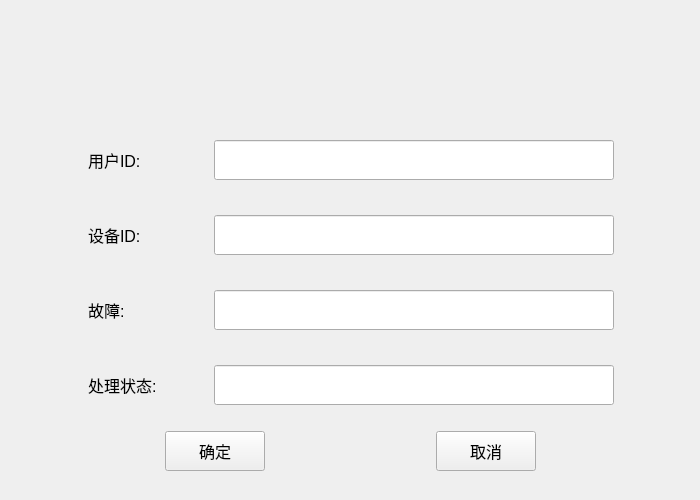
<?xml version="1.0" encoding="UTF-8"?>
<ui version="4.0">
 <class>RaddWidget</class>
 <widget class="QWidget" name="RaddWidget">
  <property name="geometry">
   <rect>
    <x>0</x>
    <y>0</y>
    <width>700</width>
    <height>500</height>
   </rect>
  </property>
  <property name="minimumSize">
   <size>
    <width>700</width>
    <height>500</height>
   </size>
  </property>
  <property name="windowTitle">
   <string>增加报修事务</string>
  </property>
  <widget class="QLabel" name="datel">
   <property name="geometry">
    <rect>
     <x>140</x>
     <y>40</y>
     <width>420</width>
     <height>101</height>
    </rect>
   </property>
   <property name="minimumSize">
    <size>
     <width>0</width>
     <height>40</height>
    </size>
   </property>
   <property name="font">
    <font>
     <pointsize>24</pointsize>
    </font>
   </property>
   <property name="text">
    <string/>
   </property>
   <property name="alignment">
    <set>Qt::AlignCenter</set>
   </property>
  </widget>
  <widget class="QWidget" name="">
   <property name="geometry">
    <rect>
     <x>0</x>
     <y>140</y>
     <width>701</width>
     <height>331</height>
    </rect>
   </property>
   <layout class="QVBoxLayout" name="verticalLayout_3">
    <item>
     <layout class="QVBoxLayout" name="verticalLayout_2">
      <item>
       <layout class="QHBoxLayout" name="horizontalLayout_3">
        <item>
         <spacer name="horizontalSpacer_4">
          <property name="orientation">
           <enum>Qt::Horizontal</enum>
          </property>
          <property name="sizeHint" stdset="0">
           <size>
            <width>40</width>
            <height>20</height>
           </size>
          </property>
         </spacer>
        </item>
        <item>
         <layout class="QVBoxLayout" name="verticalLayout">
          <item>
           <layout class="QHBoxLayout" name="horizontalLayout">
            <item>
             <widget class="QLabel" name="ul">
              <property name="minimumSize">
               <size>
                <width>120</width>
                <height>40</height>
               </size>
              </property>
              <property name="font">
               <font>
                <pointsize>12</pointsize>
               </font>
              </property>
              <property name="text">
               <string>用户ID:</string>
              </property>
             </widget>
            </item>
            <item>
             <widget class="QLineEdit" name="uidE">
              <property name="minimumSize">
               <size>
                <width>400</width>
                <height>40</height>
               </size>
              </property>
             </widget>
            </item>
           </layout>
          </item>
          <item>
           <spacer name="verticalSpacer_4">
            <property name="orientation">
             <enum>Qt::Vertical</enum>
            </property>
            <property name="sizeHint" stdset="0">
             <size>
              <width>20</width>
              <height>40</height>
             </size>
            </property>
           </spacer>
          </item>
          <item>
           <layout class="QHBoxLayout" name="horizontalLayout_2">
            <item>
             <widget class="QLabel" name="dl">
              <property name="minimumSize">
               <size>
                <width>120</width>
                <height>40</height>
               </size>
              </property>
              <property name="font">
               <font>
                <pointsize>12</pointsize>
               </font>
              </property>
              <property name="text">
               <string>设备ID:</string>
              </property>
             </widget>
            </item>
            <item>
             <widget class="QLineEdit" name="didE">
              <property name="minimumSize">
               <size>
                <width>400</width>
                <height>40</height>
               </size>
              </property>
             </widget>
            </item>
           </layout>
          </item>
          <item>
           <spacer name="verticalSpacer_3">
            <property name="orientation">
             <enum>Qt::Vertical</enum>
            </property>
            <property name="sizeHint" stdset="0">
             <size>
              <width>20</width>
              <height>40</height>
             </size>
            </property>
           </spacer>
          </item>
          <item>
           <layout class="QHBoxLayout" name="horizontalLayout_4">
            <item>
             <widget class="QLabel" name="del">
              <property name="minimumSize">
               <size>
                <width>120</width>
                <height>40</height>
               </size>
              </property>
              <property name="font">
               <font>
                <pointsize>12</pointsize>
               </font>
              </property>
              <property name="text">
               <string>故障:</string>
              </property>
             </widget>
            </item>
            <item>
             <widget class="QLineEdit" name="deidE">
              <property name="minimumSize">
               <size>
                <width>400</width>
                <height>40</height>
               </size>
              </property>
             </widget>
            </item>
           </layout>
          </item>
          <item>
           <spacer name="verticalSpacer_2">
            <property name="orientation">
             <enum>Qt::Vertical</enum>
            </property>
            <property name="sizeHint" stdset="0">
             <size>
              <width>20</width>
              <height>40</height>
             </size>
            </property>
           </spacer>
          </item>
          <item>
           <layout class="QHBoxLayout" name="horizontalLayout_5">
            <item>
             <widget class="QLabel" name="sl">
              <property name="minimumSize">
               <size>
                <width>120</width>
                <height>40</height>
               </size>
              </property>
              <property name="font">
               <font>
                <pointsize>12</pointsize>
               </font>
              </property>
              <property name="text">
               <string>处理状态:</string>
              </property>
             </widget>
            </item>
            <item>
             <widget class="QLineEdit" name="sE">
              <property name="minimumSize">
               <size>
                <width>400</width>
                <height>40</height>
               </size>
              </property>
             </widget>
            </item>
           </layout>
          </item>
         </layout>
        </item>
        <item>
         <spacer name="horizontalSpacer_5">
          <property name="orientation">
           <enum>Qt::Horizontal</enum>
          </property>
          <property name="sizeHint" stdset="0">
           <size>
            <width>40</width>
            <height>20</height>
           </size>
          </property>
         </spacer>
        </item>
       </layout>
      </item>
      <item>
       <spacer name="verticalSpacer">
        <property name="orientation">
         <enum>Qt::Vertical</enum>
        </property>
        <property name="sizeType">
         <enum>QSizePolicy::Minimum</enum>
        </property>
        <property name="sizeHint" stdset="0">
         <size>
          <width>20</width>
          <height>20</height>
         </size>
        </property>
       </spacer>
      </item>
     </layout>
    </item>
    <item>
     <layout class="QHBoxLayout" name="horizontalLayout_8">
      <item>
       <spacer name="horizontalSpacer_2">
        <property name="orientation">
         <enum>Qt::Horizontal</enum>
        </property>
        <property name="sizeHint" stdset="0">
         <size>
          <width>40</width>
          <height>20</height>
         </size>
        </property>
       </spacer>
      </item>
      <item>
       <widget class="QPushButton" name="okButton">
        <property name="minimumSize">
         <size>
          <width>100</width>
          <height>40</height>
         </size>
        </property>
        <property name="font">
         <font>
          <pointsize>12</pointsize>
         </font>
        </property>
        <property name="text">
         <string>确定</string>
        </property>
       </widget>
      </item>
      <item>
       <spacer name="horizontalSpacer">
        <property name="orientation">
         <enum>Qt::Horizontal</enum>
        </property>
        <property name="sizeHint" stdset="0">
         <size>
          <width>40</width>
          <height>20</height>
         </size>
        </property>
       </spacer>
      </item>
      <item>
       <widget class="QPushButton" name="cancelButton">
        <property name="minimumSize">
         <size>
          <width>100</width>
          <height>40</height>
         </size>
        </property>
        <property name="font">
         <font>
          <pointsize>12</pointsize>
         </font>
        </property>
        <property name="text">
         <string>取消</string>
        </property>
       </widget>
      </item>
      <item>
       <spacer name="horizontalSpacer_3">
        <property name="orientation">
         <enum>Qt::Horizontal</enum>
        </property>
        <property name="sizeHint" stdset="0">
         <size>
          <width>40</width>
          <height>20</height>
         </size>
        </property>
       </spacer>
      </item>
     </layout>
    </item>
   </layout>
  </widget>
 </widget>
 <resources/>
 <connections>
  <connection>
   <sender>cancelButton</sender>
   <signal>clicked()</signal>
   <receiver>RaddWidget</receiver>
   <slot>close()</slot>
   <hints>
    <hint type="sourcelabel">
     <x>485</x>
     <y>426</y>
    </hint>
    <hint type="destinationlabel">
     <x>349</x>
     <y>249</y>
    </hint>
   </hints>
  </connection>
  <connection>
   <sender>uidE</sender>
   <signal>returnPressed()</signal>
   <receiver>didE</receiver>
   <slot>setFocus()</slot>
   <hints>
    <hint type="sourcelabel">
     <x>414</x>
     <y>147</y>
    </hint>
    <hint type="destinationlabel">
     <x>414</x>
     <y>196</y>
    </hint>
   </hints>
  </connection>
  <connection>
   <sender>didE</sender>
   <signal>returnPressed()</signal>
   <receiver>deidE</receiver>
   <slot>setFocus()</slot>
   <hints>
    <hint type="sourcelabel">
     <x>414</x>
     <y>196</y>
    </hint>
    <hint type="destinationlabel">
     <x>414</x>
     <y>245</y>
    </hint>
   </hints>
  </connection>
  <connection>
   <sender>deidE</sender>
   <signal>returnPressed()</signal>
   <receiver>sE</receiver>
   <slot>setFocus()</slot>
   <hints>
    <hint type="sourcelabel">
     <x>414</x>
     <y>245</y>
    </hint>
    <hint type="destinationlabel">
     <x>414</x>
     <y>294</y>
    </hint>
   </hints>
  </connection>
  <connection>
   <sender>sE</sender>
   <signal>returnPressed()</signal>
   <receiver>okButton</receiver>
   <slot>click()</slot>
   <hints>
    <hint type="sourcelabel">
     <x>414</x>
     <y>294</y>
    </hint>
    <hint type="destinationlabel">
     <x>215</x>
     <y>401</y>
    </hint>
   </hints>
  </connection>
 </connections>
</ui>
